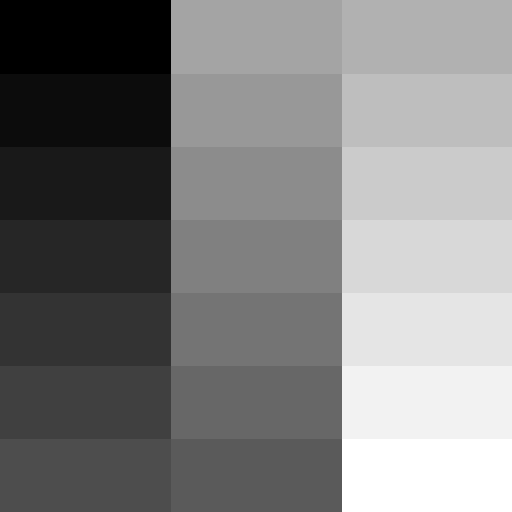
#> input picture Advanced Programs/images-dataset/gray21.512.tiff, 512 x 512 px, found by its file name
$ python thresh-holding.py
#> lines starting #> are read from the running program, lines starting #| are printed output that depends on the picture; after the words box and inside, x2 and y2 are one past the last pixel; in counts of white or black regions, pixels touching at a corner belong together
# -*- coding: utf-8 -*-
"""
Created on Fri Jul 27 12:12:47 2018

@author: AbdulBasit0044
"""

import cv2
import numpy as np
import matplotlib.pyplot as plt

def main():
    #reading images
    path="images-dataset\\"
    imgpath=path+"gray21.512.tiff"
    img=cv2.imread(imgpath,0)
#> img is the input picture: shape (512, 512); min 0, max 255, mean 127
    #printing image pixels
    print(img)
#> (printed output is left out)
    #applying thresholding function
    ret, thresh1=cv2.threshold(img,127,255,cv2.THRESH_BINARY)
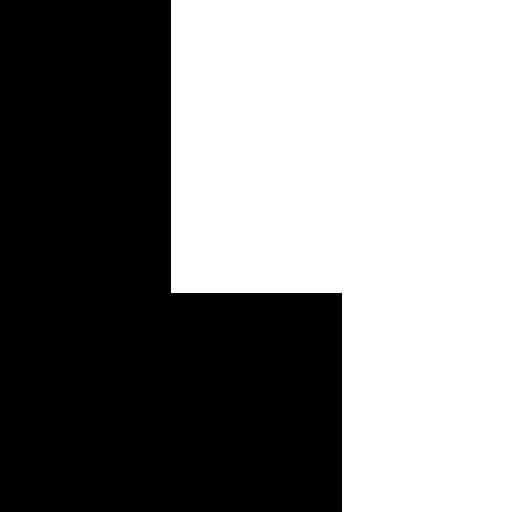
#> thresh1: shape (512, 512); 52.3% white; 1 black region, box (x1, y1, x2, y2) and area: (0, 0, 342, 512) 125001
    ret, thresh2=cv2.threshold(img,127,255,cv2.THRESH_BINARY_INV)
    ret, thresh3=cv2.threshold(img,127,255,cv2.THRESH_TRUNC)
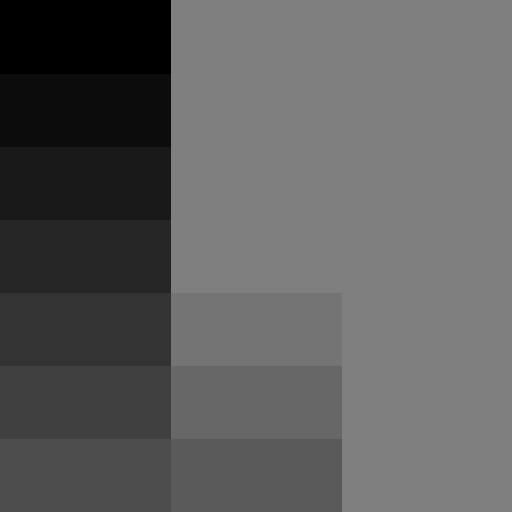
#> thresh3: shape (512, 512); min 0, max 127, mean 93.9
    ret, thresh4=cv2.threshold(img,127,255,cv2.THRESH_TOZERO)
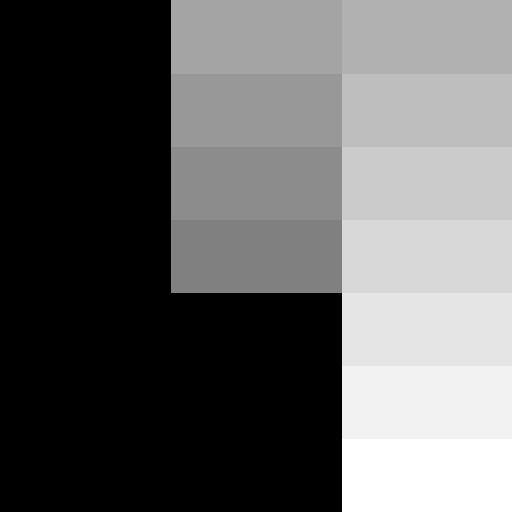
#> thresh4: shape (512, 512); min 0, max 255, mean 99.6
    ret, thresh5=cv2.threshold(img,127,255,cv2.THRESH_TOZERO_INV)
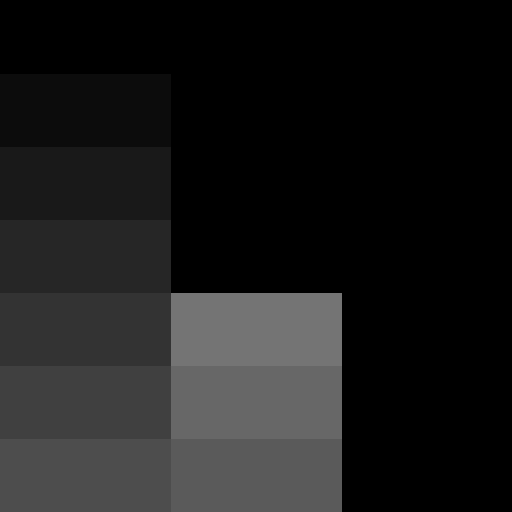
#> thresh5: shape (512, 512); min 0, max 116, mean 27.4
    #arrays for loop
    images=[img,thresh1,thresh2,thresh3,thresh4,thresh5]
    titles=["Original","Binary","Binary_Inv","Trunc","Tozero","Tozero_Inv"]
    #loop to display images
    for i in range(6):
        plt.subplot(2,3,i+1)
        plt.imshow(images[i],'gray')
        plt.title(titles[i])
        plt.xticks([])
        plt.yticks([])
    #calling main
if __name__=="__main__":
    main()
